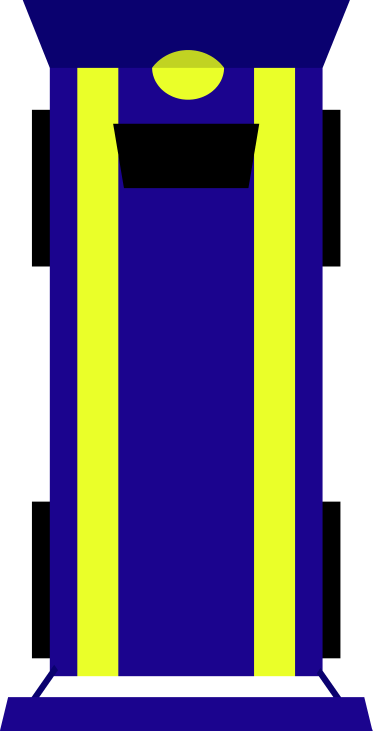
#> input picture assets/Cars/Car1.png, 745 x 1461 px (shown at 1/2 size)
$ python make_car_sprites.py
#> lines starting #> are read from the running program, lines starting #| are printed output that depends on the picture
#!/usr/bin/env python3
"""Genere des sprites provisoires pour les voitures du catalogue a partir de assets/Cars/Car1.png.

Chaque variante change la couleur de la carrosserie et des bandes, et ajuste la largeur du sprite
au rapport largeur/longueur de la voiture. A remplacer par de vrais sprites : il suffit d'ecraser
le PNG (nez vers le haut, meme principe que Car1.png), le jeu n'a rien d'autre a savoir.

Usage : python tools/make_car_sprites.py
"""
from pathlib import Path

import numpy as np
from PIL import Image

CARS = Path(__file__).resolve().parent.parent / "assets" / "Cars"
SOURCE = CARS / "Car1.png"

# Rapport largeur/longueur de la WRX (1.83 / 4.67), reference de Car1.png
REF_RATIO = 1.83 / 4.67

# nom du fichier : (couleur carrosserie, couleur des bandes, largeur voiture m, longueur voiture m)
VARIANTS = {
    "Twingo.png":    ((245, 205, 40),  (200, 30, 30),   1.63, 3.43),
    "Skyline.png":   ((20, 80, 200),   (230, 230, 235), 1.785, 4.60),
    "Renegade.png":  ((60, 110, 70),   (220, 220, 220), 1.805, 4.236),
    "GT3RS.png":     ((235, 95, 20),   (240, 240, 240), 1.90, 4.572),
    "Chiron.png":    ((30, 60, 160),   (20, 20, 20),    2.038, 4.544),
}


def shade(color, factor):
    return tuple(int(c * factor) for c in color)


def recolor(rgba: np.ndarray, pairs) -> np.ndarray:
    """Remplace chaque couleur d'origine par la nouvelle, avec un fondu pour les bords anti-crenele."""
    out = rgba.astype(np.float32)
    rgb = out[:, :, :3]
    for src, dst in pairs:
        dist = np.linalg.norm(rgb - np.array(src, dtype=np.float32), axis=2)
        weight = np.clip(1.0 - dist / 60.0, 0.0, 1.0)[:, :, None]
        out[:, :, :3] += weight * (np.array(dst, dtype=np.float32) - np.array(src, dtype=np.float32))
    return np.clip(out, 0, 255).astype(np.uint8)


def main() -> None:
    img = Image.open(SOURCE).convert("RGBA")
#> img is the input picture: PIL image 745x1461 RGBA; mean R, G, B, A 57.4, 50.8, 77.6, 196.8
    arr = np.array(img)
    h, w = arr.shape[:2]
#> h = 1461; w = 745
    def sample(fx, fy):
        return tuple(int(v) for v in arr[int(h * fy), int(w * fx)][:3])

    body_from = sample(0.50, 0.55)
#> body_from = (27, 4, 142)
    stripe_from = sample(0.27, 0.55)
#> stripe_from = (234, 255, 41)
    wing_from = sample(0.50, 0.03)        # becquets avant et arriere, plus sombres que la carrosserie
#> wing_from = (10, 1, 111)
    light_from = sample(0.50, 0.085)      # moitie haute de la bulle (phare), plus sombre que les bandes
#> light_from = (193, 211, 34)

    for name, (body, stripe, width_m, length_m) in VARIANTS.items():
        pairs = [(body_from, body), (stripe_from, stripe), (wing_from, shade(body, 0.45)), (light_from, shade(stripe, 0.8))]
        variant = Image.fromarray(recolor(arr, pairs))
        new_w = round(w * (width_m / length_m) / REF_RATIO)
        variant = variant.resize((new_w, h), Image.LANCZOS)
        variant.save(CARS / name)
        print(f"{name:14s} {new_w}x{h}")
#> this loop made 5 passes
#> pass 1, in recolor, `rgb = out[:, :, :3]`:
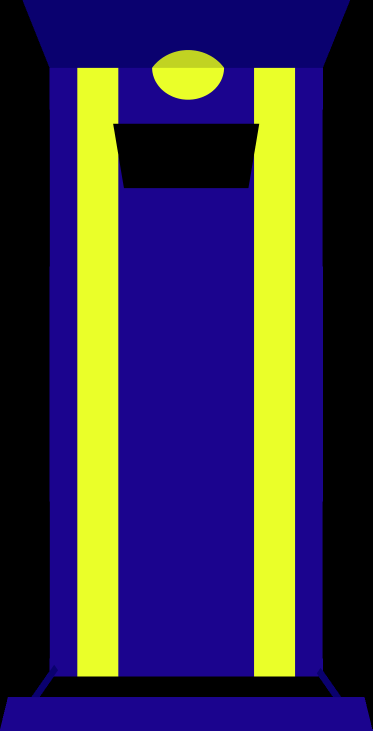
#> rgb: shape (1461, 745, 3) float32 (shown at 1/2 size); mean R, G, B 57.6, 50.9, 78.1
#> pass 1, in main, `variant = Image.fromarray(recolor(arr, pairs))`:
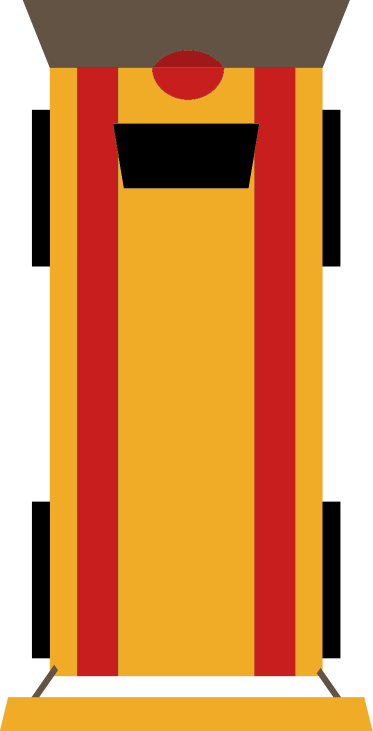
#> variant: PIL image 745x1461 RGBA (shown at 1/2 size); mean R, G, B, A 149.3, 86.5, 27.6, 196.8; transparent parts drawn white
#> pass 1, in main, `variant = variant.resize((new_w, h), Image.LANCZOS)`:
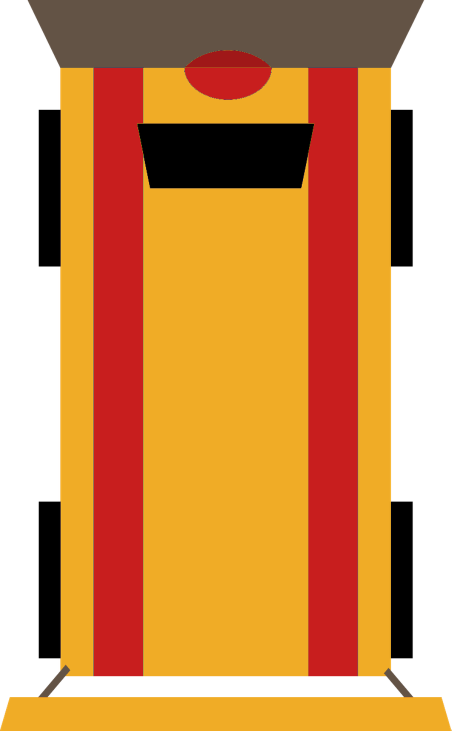
#> variant: PIL image 903x1461 RGBA (shown at 1/2 size); mean R, G, B, A 149.8, 86.7, 27.6, 196.8; transparent parts drawn white
#> after the loop:
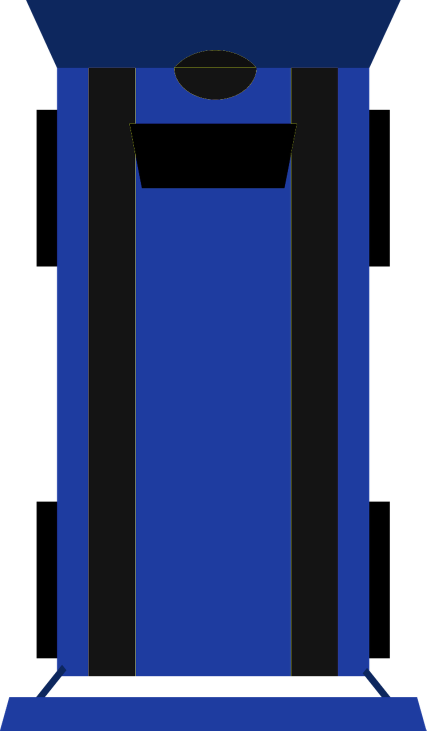
#> variant: PIL image 853x1461 RGBA (shown at 1/2 size); mean R, G, B, A 18.3, 33.2, 80.4, 196.8; transparent parts drawn white


if __name__ == "__main__":
    main()
